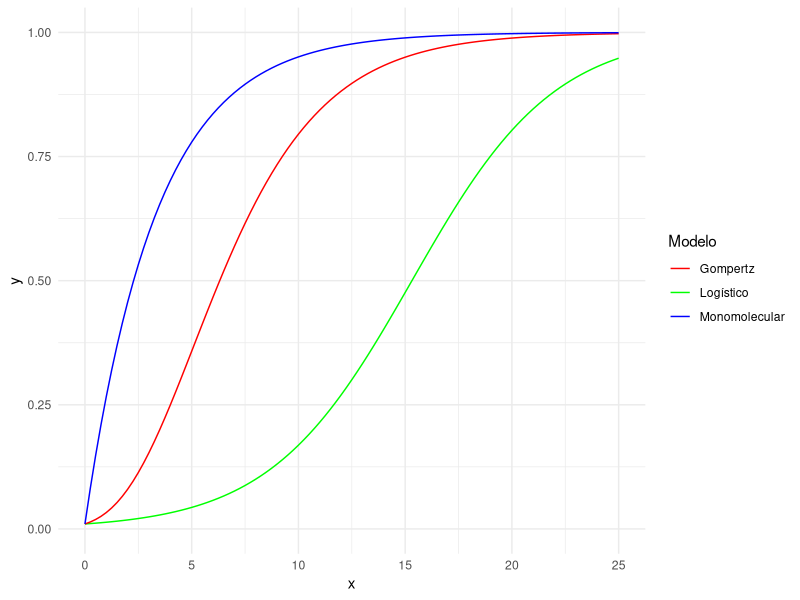
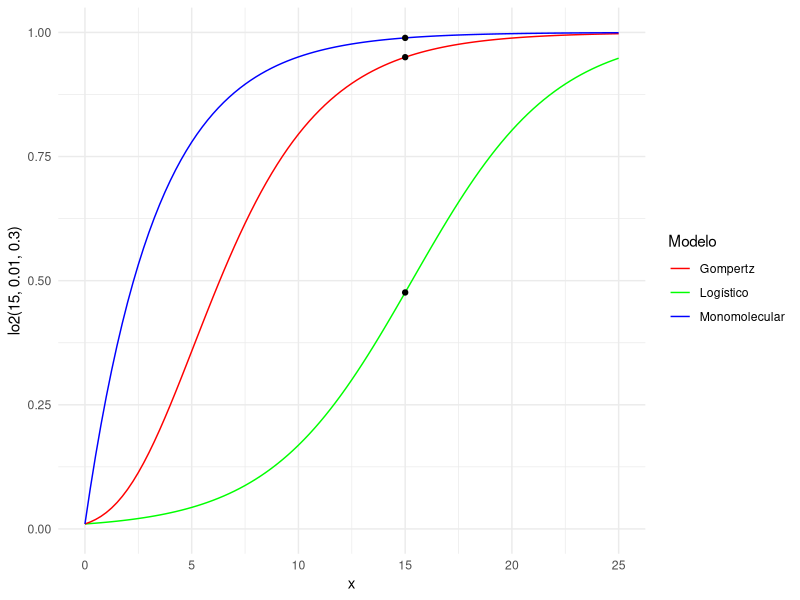
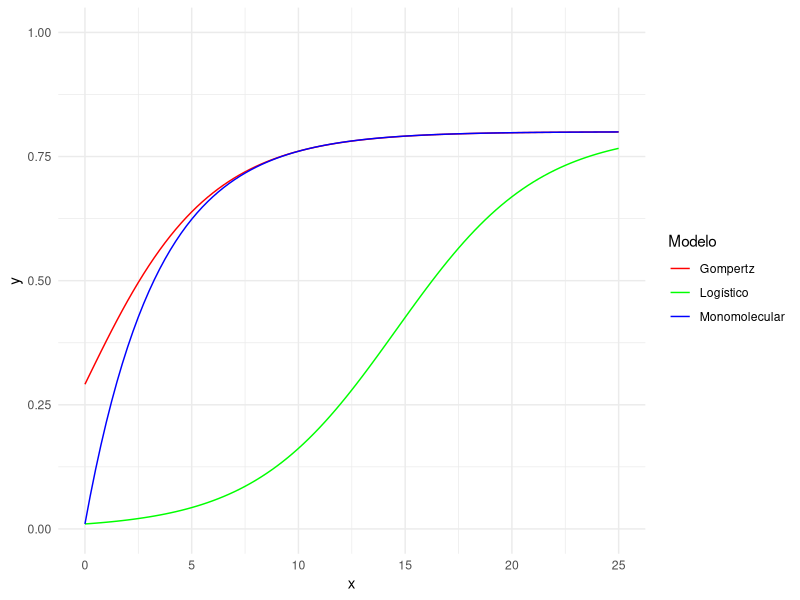
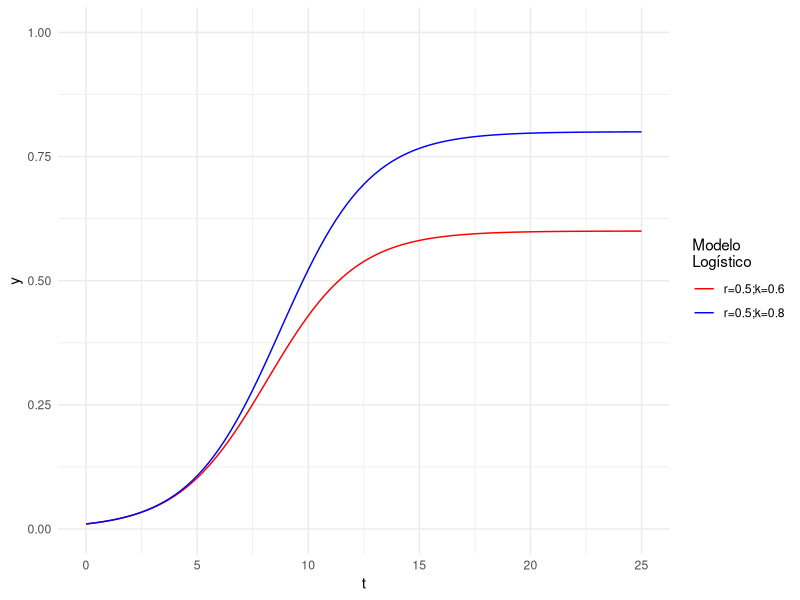
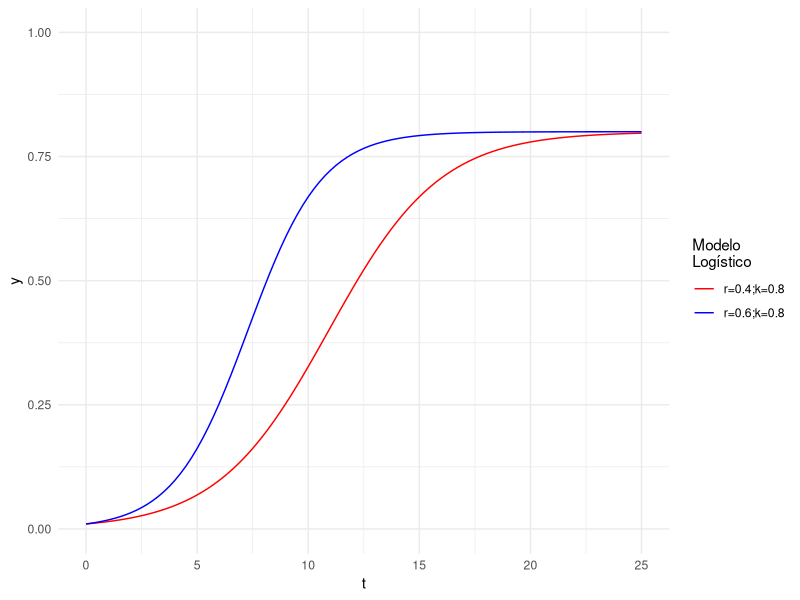

Recreate these plots in R, in order.
## ---- chunk 1
knitr::opts_chunk$set(echo = TRUE, 
                      warning = FALSE, 
                      message = FALSE, 
                      eval=FALSE, 
                      fig.width = 12, 
                      fig.height = 8)
options(width = 90)
## ---- chunk 2
library(ggplot2)
theme_set(theme_minimal())
## ---- chunk 3
lo2 <- function(x, y0, r) { 1 / (1 + ((1 - y0) / y0) * exp(-r * x)) }
go2 <- function(x, y0, r) { exp(log(y0) * exp(-r * x))}
mo2 <- function(x, y0, r) {1 - ((1 - y0) * exp(-r * x))}
## ---- chunk 4
param1 = list(y0=0.01, r=0.3)
## ---- chunk 5
ggplot(data = data.frame(x = 0), aes(x = x))+
  stat_function(fun=lo2, args=param1, aes(colour="Logístico")) +
  stat_function(fun=go2, args=param1, aes(colour="Gompertz")) +
  stat_function(fun=mo2, args=param1, aes(colour="Monomolecular")) +
  xlim(0,25) + ylim(0,1) +
  scale_colour_manual("Modelo", values = c("red", "green", "blue"))

## ---- chunk 6
lo2(15, 0.01, 0.3)
go2(15, 0.01, 0.3)
mo2(15, 0.01, 0.3)
## ---- chunk 7
ggplot(data = data.frame(x = 0), aes(x = x))+
  stat_function(fun=lo2, args=param1, aes(colour="Logístico")) +
  stat_function(fun=go2, args=param1, aes(colour="Gompertz")) +
  stat_function(fun=mo2, args=param1, aes(colour="Monomolecular")) +
  scale_colour_manual("Modelo", values = c("red", "green", "blue")) + 
  xlim(0,25) + ylim(0,1) +
  geom_point(aes(x=15, y=lo2(15, 0.01, 0.3)))+
  geom_point(aes(x=15, y=go2(15, 0.01, 0.3)))+
  geom_point(aes(x=15, y=mo2(15, 0.01, 0.3)))
## ---- chunk 8
lo3 <- function(x, K, y0, r) {K/(1+((K-y0)/y0)*exp(-r*x))}
go3 <- function(x, K, y0, r) {K*(exp(-exp(y0-r*x)))}
mo3 <- function(x, K, y0, r) {K-(K-y0)*exp(-r*x)}
## ---- chunk 9
param2 = list(K=0.8, y0=0.01, r=0.3)
## ---- chunk 10
ggplot(data = data.frame(x = 0), aes(x = x))+
  stat_function(fun=lo3, args=param2, aes(colour="Logístico")) +
  stat_function(fun=go3, args=param2, aes(colour="Gompertz")) +
  stat_function(fun=mo3, args=param2, aes(colour="Monomolecular")) +
  xlim(0,25) + ylim(0,1) +
  scale_colour_manual("Modelo", values = c("red", "green", "blue"))

## ---- chunk 11
lo3(15, 0.8, 0.01, 0.3)
go3(15, 0.8, 0.01, 0.3)
mo3(15, 0.8, 0.01, 0.3)
## ---- chunk 12
param3 = list(K=0.6, y0=0.01, r=0.5)
param4 = list(K=0.8, y0=0.01, r=0.5)
## ---- chunk 13
ggplot(data = data.frame(t = 0), aes(x = t))+
  stat_function(fun = lo3, args=param3, aes(colour = "r=0.5;k=0.6")) +
  stat_function(fun = lo3, args=param4, aes(colour = "r=0.5;k=0.8")) +
  xlim(0,25) + ylim(0,1) +
  scale_colour_manual("Modelo \nLogístico", values = c("red", "blue"))
## ---- chunk 14
param5 = list(K=0.8, y0=0.01, r=0.4)
param6 = list(K=0.8, y0=0.01, r=0.6)
## ---- chunk 15
ggplot(data = data.frame(t = 0), aes(x = t))+
  stat_function(fun = lo3, args=param5, aes(colour = "r=0.4;k=0.8")) +
  stat_function(fun = lo3, args=param6, aes(colour = "r=0.6;k=0.8")) +
  xlim(0,25) + ylim(0,1) +
  scale_colour_manual("Modelo \nLogístico", values = c("red","blue"))
